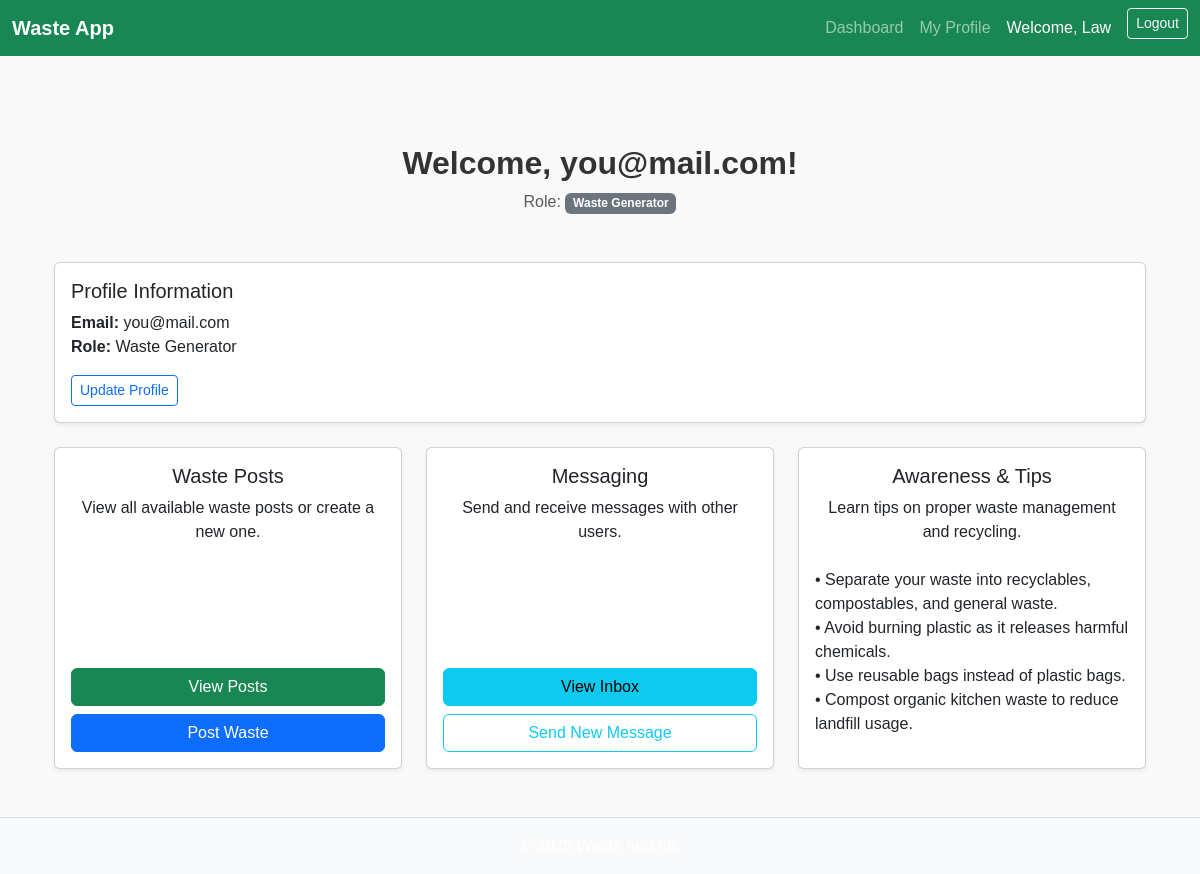
Page /dashboard/ (signed in) on the committed database.
### core/models.py (models this page shows, shortened)
class CustomUser(AbstractUser):
    ROLE_CHOICES = ( ('generator', 'Waste Generator'),
                    ('recycler', 'Recycler'),
                    )
    role = models.CharField(max_length=20, choices=ROLE_CHOICES)
    phone_number = models.CharField(max_length=15, blank=True, null=True)
    username = None
    email = models.EmailField(unique=True)
    USERNAME_FIELD = 'email'
    REQUIRED_FIELDS = []
    objects = CustomUserManager()

### core/views.py (the view)
# urls.py: path("dashboard/", views.dashboard, name="dashboard"),
@login_required
def dashboard(request):
    user = request.user
    waste_tips = [
        "Separate your waste into recyclables, compostables, and general waste.",
        "Avoid burning plastic as it releases harmful chemicals.",
        "Use reusable bags instead of plastic bags.",
        "Compost organic kitchen waste to reduce landfill usage.",
    ]
    context = {
        "user": user,
        "waste_tips": waste_tips,
    }
    return render(request, "core/dashboard.html", context)

### core/templates/core/dashboard.html (shortened to what this page needs)
{% extends "base.html" %}
{% block content %}
<div class="container mt-5">
  <div class="text-center mb-5">
    <h2 class="fw-bold">Welcome, {{ user.email }}!</h2>
    <p class="text-muted">Role: <span class="badge bg-secondary">{{ user.get_role_display }}</span></p>
  </div>
  <div class="card shadow-sm mb-4">
    <div class="card-body">
      <h5 class="card-title">Profile Information</h5>
      <ul class="list-unstyled mb-3">
        <li><strong>Email:</strong> {{ user.email }}</li>
        <li><strong>Role:</strong> {{ user.get_role_display }}</li>
      </ul>
      <a href="{% url 'profile-update' %}" class="btn btn-outline-primary btn-sm">
         Update Profile
      </a>
    </div>
  </div>
  <div class="row g-4 mb-4">
    <div class="col-md-4">
  <div class="card h-100 shadow-sm text-center">
    <div class="card-body d-flex flex-column justify-content-center">
      <h5 class="card-title">Waste Posts</h5>
      <p class="card-text">View all available waste posts or create a new one.</p>
      <a href="{% url 'waste-list' %}" class="btn btn-success mt-auto">View Posts</a>
      {% if user.role == "generator" %}
        <a href="{% url 'waste-create' %}" class="btn btn-primary mt-2">Post Waste</a>
      {% endif %}
    </div>
  </div>
</div>
    <div class="col-md-4">
      <div class="card h-100 shadow-sm text-center">
        <div class="card-body d-flex flex-column justify-content-center">
          <h5 class="card-title">Messaging</h5>
          <p class="card-text">Send and receive messages with other users.</p>
          <a href="{% url 'inbox' %}" class="btn btn-info mt-auto">View Inbox</a>
          <a href="{% url 'send_general_message' %}" class="btn btn-outline-info mt-2">Send New Message</a>
        </div>
      </div>
    </div>
    <div class="col-md-4">
      <div class="card h-100 shadow-sm text-center">
        <div class="card-body d-flex flex-column justify-content-center">
          <h5 class="card-title">Awareness & Tips</h5>
          <p class="card-text">Learn tips on proper waste management and recycling.</p>
          <ul class="list-unstyled text-start mt-2">
            {% for tip in waste_tips %}
              <li>• {{ tip }}</li>
            {% endfor %}
          </ul>
        </div>
      </div>
    </div>
  </div>
</div>
{% endblock %}

### templates/base.html (shortened to what this page needs)
{% load static %}
<!DOCTYPE html>
<html lang="en">
<head>
    <link href="https://cdn.jsdelivr.net/npm/bootstrap@5.3.3/dist/css/bootstrap.min.css" rel="stylesheet">
    <link rel="stylesheet" href="{% static 'css/styles.css' %}">
</head>
<body class="d-flex flex-column min-vh-100">
    <nav class="navbar navbar-expand-lg navbar-dark bg-success">
        <div class="container-fluid">
            <a class="navbar-brand fw-bold" href="{% url 'dashboard' %}">Waste App</a>
            <div class="collapse navbar-collapse" id="navbarNav">
                <ul class="navbar-nav ms-auto">
                    {% if user.is_authenticated %}
                        <li class="nav-item">
                            <a class="nav-link" href="{% url 'dashboard' %}">Dashboard</a>
                        </li>
                        <li class="nav-item">
                            <a class="nav-link" href="{% url 'profile' %}">My Profile</a>
                        </li>
                        <li class="nav-item d-flex align-items-center text-white px-2">
                            Welcome, {{ user.first_name|default:user.email }}
                        </li>
                        <li class="nav-item">
                            <form method="post" action="{% url 'logout' %}" class="d-inline">
                                <button type="submit" class="btn btn-sm btn-outline-light ms-2">Logout</button>
                            </form>
                        </li>
                    {% endif %}
                </ul>
            </div>
        </div>
    </nav>
    <main class="container my-4 flex-grow-1">
        {% block content %}{% endblock %}
    </main>
    <footer class="bg-light text-center py-3 mt-auto border-top">
        <p class="mb-0">&copy; 2025 Waste App Inc</p>
    </footer>
</body>
</html>

### static/css/styles.css (style rules this page uses)
* { margin: 0; padding: 0; box-sizing: border-box; }
body { font-family: Arial, sans-serif; background-color: #f9f9f9; color: #333; }
footer { text-align: center; margin-top: 50px; padding: 10px; background-color: #333; color: white; }

### rows in the picture
CustomUser: first_name "Law", email "you@mail.com", role "Waste Generator"

### other values in the picture
{{ tip }} "Separate your waste into recyclables, compostables, and general waste." "Avoid burning plastic as it releases harmful chemicals." "Use reusable bags instead of plastic bags." "Compost organic kitchen waste to reduce landfill usage."
